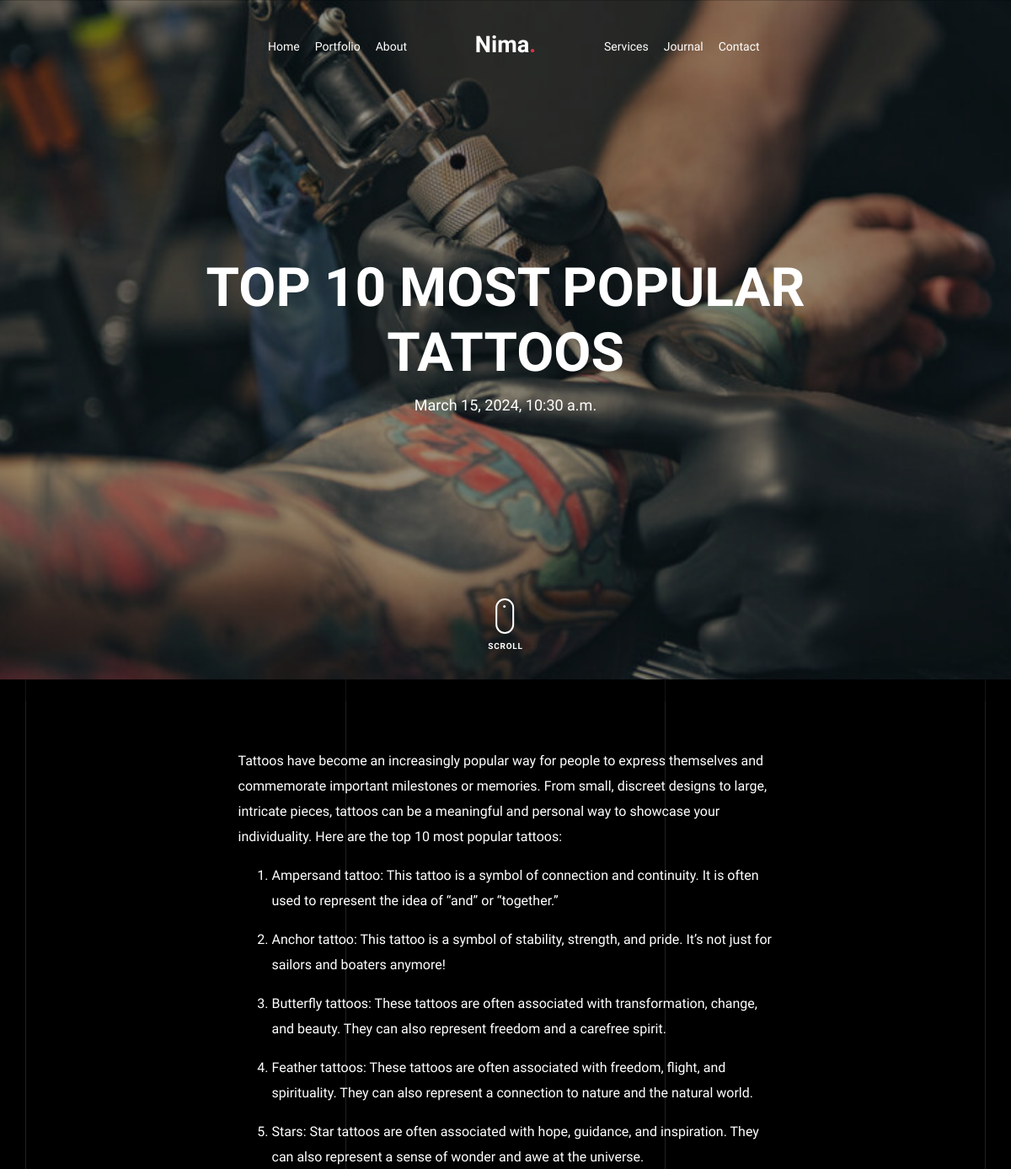
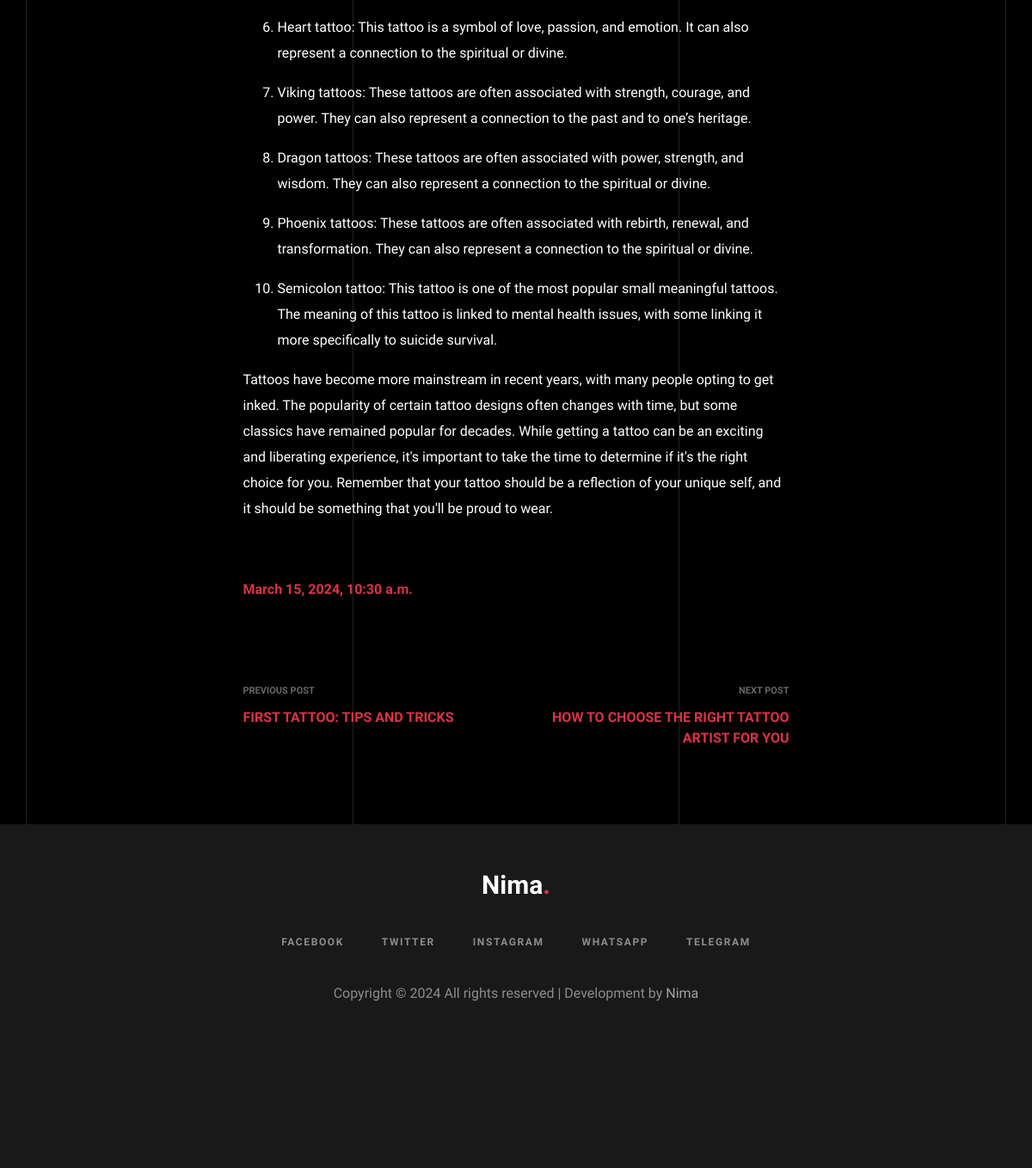
Page /blog-single/3/ on the committed database (2 pictures, top to bottom).
### homepage/models.py (models this page shows, shortened)
class HomepageInfo(models.Model):
    name = models.CharField(max_length=40)
    short_description = models.CharField(max_length=80)
    about_me = models.TextField(max_length=700)
    cv_file = models.FileField(upload_to='cv',default="cv/default.pdf")
    email = models.CharField(max_length=80,null=True,blank=True)
    phone = models.CharField(max_length=80,null=True,blank=True)
    address = models.CharField(max_length=80,null=True,blank=True)
    instagram_link = models.CharField(max_length=150,null=True,blank=True)
    facebook_link = models.CharField(max_length=150, null=True, blank=True)
    twitter_link = models.CharField(max_length=150, null=True, blank=True)
    telegram_link = models.CharField(max_length=150, null=True, blank=True)
    whatsapp_link = models.CharField(max_length=150, null=True, blank=True)
    my_img = models.ImageField(upload_to='my_img',default="my_img/default.png")
    background_img = models.ImageField(upload_to='background_img', default="background_img/default.png")

### blog/models.py (models this page shows, shortened)
class Post(models.Model):
    title = models.CharField(max_length=255)
    img = models.ImageField(upload_to='blog')
    body = RichTextField(max_length=10000)
    post_date = models.DateTimeField(auto_now_add=True)
    def get_absolute_url(self):
        return reverse('homepage:blog-single', args=[self.id])

### blog/views.py (the view)
# urls.py: path('blog-single/<int:id>/',blog_single,name='blog-single'),
def blog_single(request, id):
    data = HomepageInfo.objects.all().first()
    post = get_object_or_404(Post, id=id)
    try:
        previous = get_object_or_404(Post, id=(id-1))
    except:
        previous = None
    try:
        next = get_object_or_404(Post, id=(id+1))
    except:
        next = None
    context = {'data':data,'post':post,'previous':previous,'next':next}
    return render(request, 'blog-single.html', context)

### templates/blog-single.html
{% extends "base.html" %}
{% load static %}
{% block content %}
      <div class="cover-v1 jarallax overlay" style="background-image: url('{{ post.img.url }}');">
        <div class="container">
          <div class="row align-items-center">
            <div class="col-md-8 mx-auto text-center">
              <h1 class="blog-heading" data-aos="fade-up" data-aos-delay="0">{{ post.title }}</h1>
              <div class="post-meta" data-aos="fade-up" data-aos-delay="100"> {{ post.post_date }} </div>
            </div>
          </div>
        </div>
        <a href="#blog-single-section" class="mouse-wrap smoothscroll">
          <span class="mouse">
            <span class="scroll"></span>
          </span>
          <span class="mouse-label">Scroll</span>
        </a>
      </div>
      <div class="unslate_co--section" id="blog-single-section">
        <div class="container">
          <div class="row justify-content-center">
            <div class="col-md-7">
              {{ post.body|safe }}
              <div class="pt-5 categories_tags ">
                <p><a href="#">{{ post.post_date }}</a></p>
              </div>
              <hr>
              <br>
              <div class="post-single-navigation d-flex align-items-stretch">
                <a href="{{ previous.get_absolute_url }}" class="mr-auto w-50 pr-4">
                  <span class="d-block">Previous Post</span>
                   {{ previous.title }}
                </a>
                <a href="{{ next.get_absolute_url }}" class="ml-auto w-50 text-right pl-4">
                  <span class="d-block">Next Post</span>
                   {{ next.title }}
                </a>
              </div>
            </div>
            </div>
          </div>
        </div>
      </div>
      </div>
{% endblock content %}

### templates/base.html (shortened to what this page needs)
{% load static %}
<!doctype html>
<html lang="en">
  <head>
    <link rel="stylesheet" href="{% static 'css/vendor/icomoon/style.css' %}">
    <link rel="stylesheet" href="{% static 'css/vendor/owl.carousel.min.css' %}">
    <link rel="stylesheet" href="{% static 'css/vendor/animate.min.css' %}">
    <link rel="stylesheet" href="{% static 'css/vendor/aos.css' %}">
    <link rel="stylesheet" href="{% static 'css/vendor/bootstrap.min.css' %}">
    <link rel="stylesheet" href="{% static 'css/vendor/jquery.fancybox.min.css' %}">
    <link rel="stylesheet" href="{% static 'css/style.css' %}">
  </head>
  <body data-spy="scroll" data-target=".site-nav-target" data-offset="200">
    <div class="unslate_co--site-wrap">
      <div class="unslate_co--site-inner">
        <div class="lines-wrap">
          <div class="lines-inner">
            <div class="lines"></div>
          </div>
        </div>
      <nav class="unslate_co--site-nav site-nav-target">
        <div class="container">
          <div class="row align-items-center justify-content-between text-left">
            <div class="col-md-5 text-right">
              <ul class="site-nav-ul js-clone-nav text-left d-none d-lg-inline-block">
                <li><a href="{% url 'homepage:home' %}#home-section" class="nav-link">Home</a></li>
                <li><a href="{% url 'homepage:home' %}#portfolio-section" class="nav-link">Portfolio</a></li>
                <li><a href="{% url 'homepage:home' %}#about-section" class="nav-link">About</a></li>
              </ul>
            </div>
            <div class="site-logo pos-absolute">
              <a href="{% url 'homepage:home' %}" class="unslate_co--site-logo">{{ data.name }}<span>.</span></a>
            </div>
            <div class="col-md-5 text-right text-lg-left">
              <ul class="site-nav-ul js-clone-nav text-left d-none d-lg-inline-block">
                <li><a href="{% url 'homepage:home' %}#services-section" class="nav-link">Services</a></li>
                <li><a href="{% url 'homepage:home' %}#journal-section" class="nav-link">Journal</a></li>
                <li><a href="{% url 'homepage:home' %}#contact-section" class="nav-link">Contact</a></li>
              </ul>
            </div>
          </div>
        </div>
      </nav>
      {% block content %}{% endblock content %}
      <footer class="unslate_co--footer unslate_co--section">
        <div class="container">
          <div class="row justify-content-center">
            <div class="col-md-7">
              <div class="footer-site-logo"><a href="{% url 'homepage:home' %}">{{ data.name }}<span>.</span></a></div>
              <ul class="footer-site-social">
                <li><a href="{{ data.facebook_link }}">Facebook</a></li>
                <li><a href="{{ data.twitter_link }}">Twitter</a></li>
                <li><a href="{{ data.instagram_link }}">Instagram</a></li>
                <li><a href="{{ data.whatsapp_link }}">Whatsapp</a></li>
                <li><a href="{{ data.telegram_link }}">Telegram</a></li>
              </ul>
              <p class="site-copyright">
                Copyright &copy;
                 All rights reserved | Development by <a href="https://www.linkedin.com/in/nimadorostkar/" target="_blank">Nima</a>
              </p>
            </div>
          </div>
        </div>
      </footer>
  </body>
</html>

### rows in the picture
HomepageInfo: name "Nima"
Post: title "TOP 10 MOST POPULAR TATTOOS", post_date "March 15, 2024, 10:30 a.m.", body "Tattoos have become an increasingly popular way for people to express themselves and commemorate important milestones or memories. From small, discreet designs to large, intricate pieces, tattoos can be a meaningful and personal way to showcase your individuality. Here are the top 10 most popular tattoos: Ampersand tattoo : This tattoo is a symbol of connection and continuity. It is often used to represent the idea of “and” or “together.” Anchor tattoo : This tattoo is a symbol of stability, strength, and pride. It’s not just for sailors and boaters anymore! Butterfly tattoos : These tattoos are often associated with transformation, change, and beauty. They can also represent freedom and a…"
Post: title "FIRST TATTOO: TIPS AND TRICKS"
Post: title "HOW TO CHOOSE THE RIGHT TATTOO ARTIST FOR YOU"
